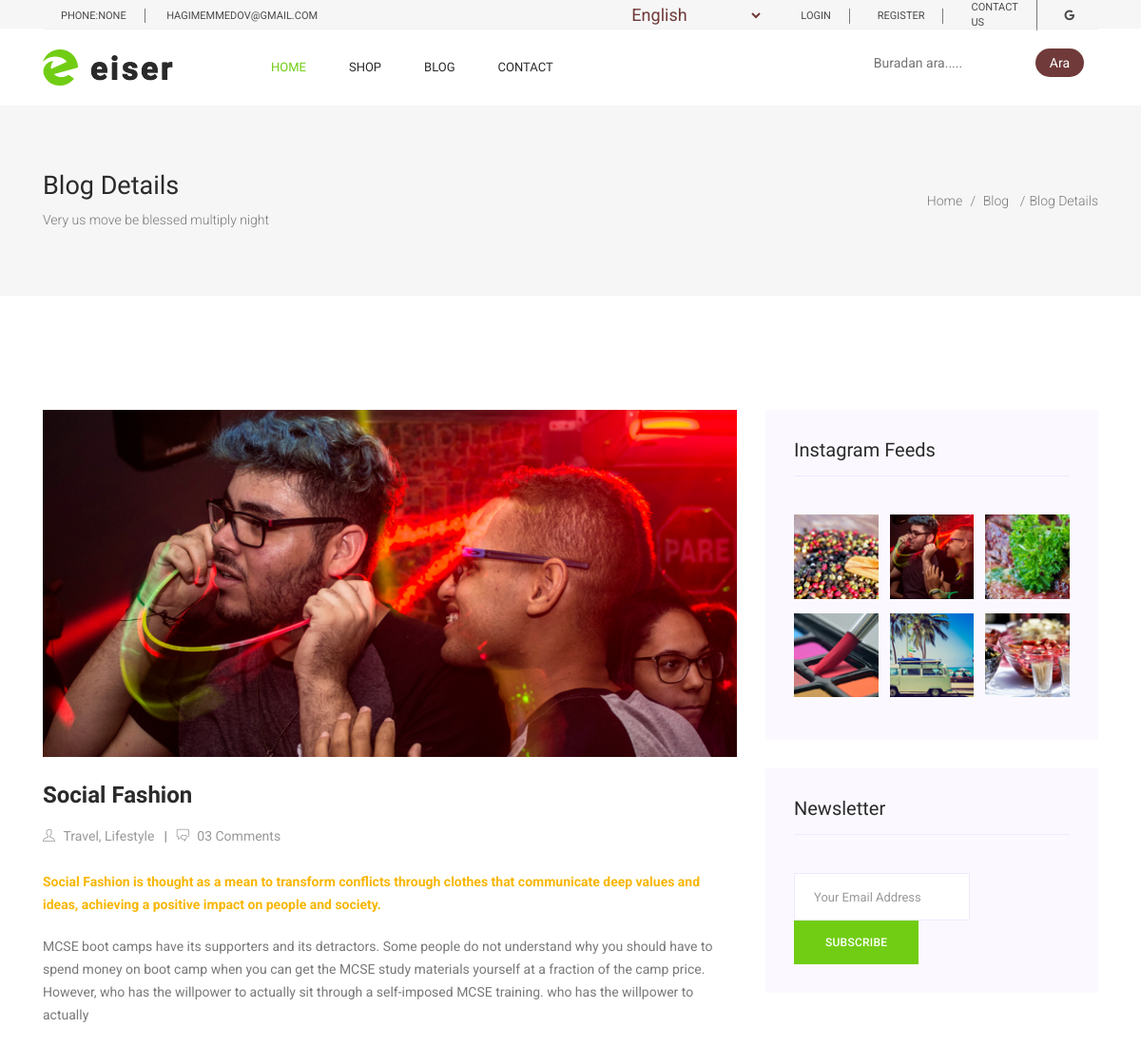
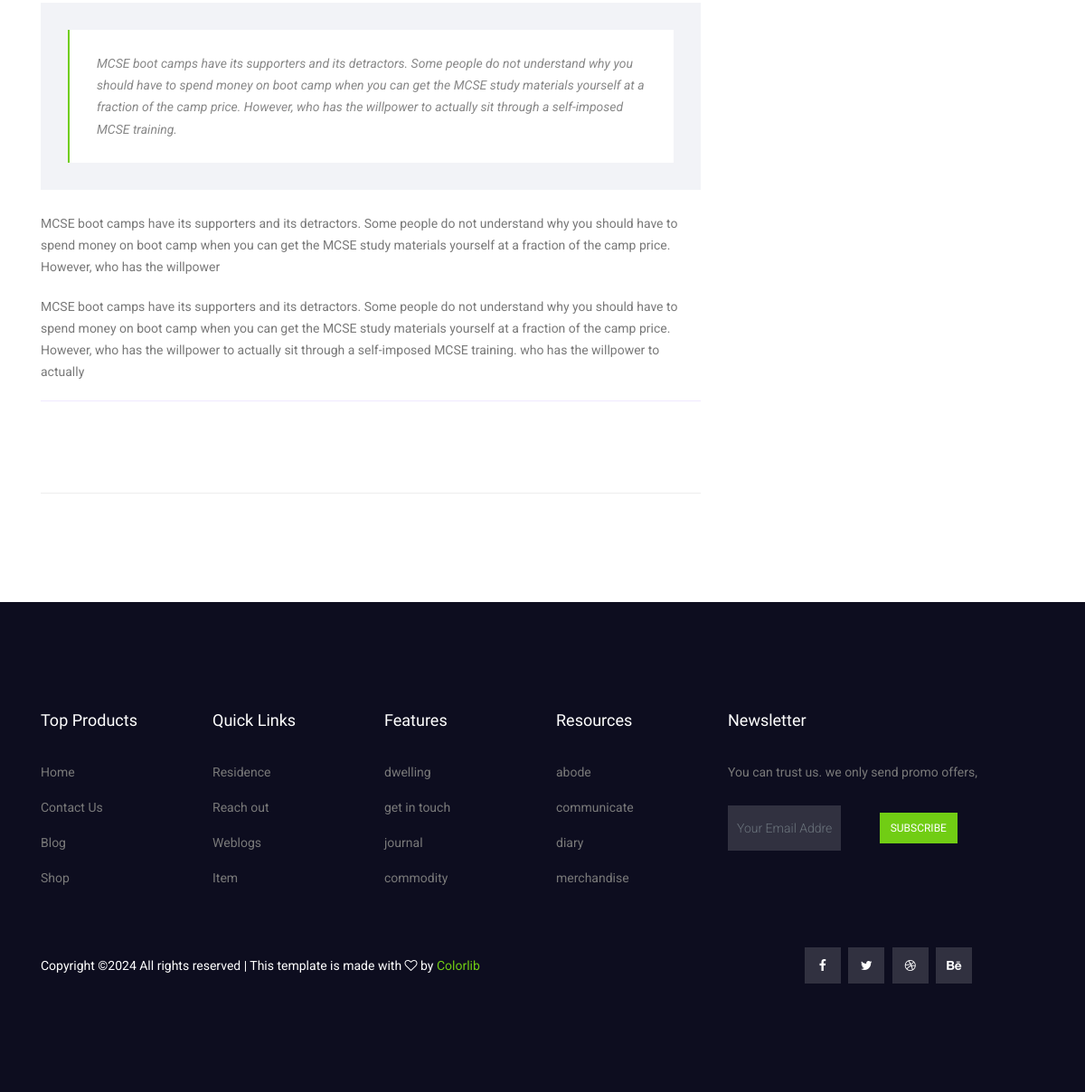
/en/singleblog/social-fashion/, run on the app's committed database (2 pictures, top to bottom).
### core/models.py (models this page shows, shortened)
class Basemodel(models.Model):
    created_at = models.DateTimeField(auto_now_add = True)
    updated_at = models.DateTimeField(auto_now = True)
    is_active = models.BooleanField(default = True)
    class Meta:
        abstract = True

class Setting(Basemodel):
    name = models.CharField(max_length=50, null=True, blank=True)
    address = models.CharField(max_length=100, null=True, blank=True)
    phone = models.CharField(max_length=50, null=True, blank=True)
    email = models.EmailField(null=True, blank=True)
    facebook = models.URLField(null=True, blank=True)
    twitter = models.URLField(null=True, blank=True)
    dribbble = models.URLField(null=True, blank=True)
    behance = models.URLField(null=True, blank=True)
    logo = models.ImageField(upload_to='media/blog/')
    blog_bg_image = models.ImageField(upload_to='media/blog/')
    blog_title = models.CharField(max_length=100, null=True, blank=True)
    contact_title = models.CharField(max_length=100, null=True, blank=True)
    class Meta:
        verbose_name=_('Setting')
        verbose_name_plural=_('Setting')

class Blog(Basemodel):
    slug = models.SlugField(max_length=100,null=True,blank=True,unique = True)
    title = models.CharField(max_length=100)
    description = models.TextField()
    image = models.ImageField(upload_to='media/blog/')
    class Meta:
        verbose_name=_('Blog')
        verbose_name_plural=_('Blogs')
        ordering = ('created_at',)

### core/views.py (the view)
# urls.py: path('singleblog/<str:blog_slug>/',singleblog,name='single-blog'),
def singleblog(request,blog_slug):
    blog = Blog.objects.get(slug=blog_slug)
    context = {
             'title':blog.title,
             'blog':blog
             }
    return render(request,'single-blog.html',context=context)

### core/forms.py
class SubscriberForm(ModelForm):
    class Meta:
        model = Subscriber
        fields = ['email']
        widgets = {
            'email': forms.EmailInput(attrs={'placeholder':'Your Email Address', 'class':'form-control'}),
        }

### core/context_processors/context_processors.py (called while the page is built)
def my_setting_func(request):
    setting_data = Setting.objects.last()
    subscriber_form = SubscriberForm()  # Create a form instance
    if request.method == 'POST':
        form = SubscriberForm(request.POST)
        if form.is_valid():
            form.save()
            subscriber_form = SubscriberForm()
    return{
        'setting_data':setting_data,
        'subscriber_form': subscriber_form
    }

### core/templates/single-blog.html (shortened to what this page needs)
{% extends 'base.html' %}
{% load static %}
{% block  content %}
    <section class="banner_area">
      <div class="banner_inner d-flex align-items-center">
        <div class="container">
          <div
            class="banner_content d-md-flex justify-content-between align-items-center"
          >
            <div class="mb-3 mb-md-0">
              <h2>Blog Details</h2>
              <p>Very us move be blessed multiply night</p>
            </div>
            <div class="page_link">
              <a href="index.html">Home</a>
              <a href="blog.html">Blog </a>
              <a href="single-blog.html">Blog Details</a>
            </div>
          </div>
        </div>
      </div>
    </section>
	<section class="blog_area single-post-area section_gap">
			<div class="container">
					<div class="row">
							<div class="col-lg-8 posts-list">
									<div class="single-post">
													<div class="feature-img">
															<img class="img-fluid" src="{{blog.image.url}}" alt="">
													</div>
											<div class="blog_details">
													<h2>{{blog.title}}</h2>
                          <ul class="blog-info-link mt-3 mb-4">
                              <li><a href="#"><i class="ti-user"></i> Travel, Lifestyle</a></li>
                              <li><a href="#"><i class="ti-comments"></i> 03 Comments</a></li>
                            </ul>
													<p >
                            <b>{{ blog.description }}</b>
													</p>
													<p>
															MCSE boot camps have its supporters and its detractors.
                              Some people do not understand why you should have to spend money on boot camp when you can get the MCSE study materials yourself at a fraction of the camp price.
                              However, who has the willpower to actually sit through a self-imposed MCSE training. who has the willpower to actually
                          </p>
                          <div class="quote-wrapper">
                            <div class="quotes">
                                MCSE boot camps have its supporters and its detractors.
                                 Some people do not understand why you should have to spend money on boot camp when you can get the MCSE study materials yourself at a fraction of the camp price.
                                 However, who has the willpower to actually sit through a self-imposed MCSE training.
                            </div>
                          </div>
                          <p>
                              MCSE boot camps have its supporters and its detractors.
                              Some people do not understand why you should have to spend money on boot camp when you can get the MCSE study materials yourself at a fraction of the camp price.
                              However, who has the willpower
                          </p>
                          <p>
                              MCSE boot camps have its supporters and its detractors.
                              Some people do not understand why you should have to spend money on boot camp when you can get the MCSE study materials yourself at a fraction of the camp price.
                              However, who has the willpower to actually sit through a self-imposed MCSE training. who has the willpower to actually
                          </p>
											</div>
                  </div>
                  <div class="navigation-top">
                    <div class="navigation-area">
                        <div class="row">
                            <div class="col-lg-6 col-md-6 col-12 nav-left flex-row d-flex justify-content-start align-items-center">
                                <div class="arrow">
                                    <a href="#">
                                    </a>
                                </div>
                            </div>
                        </div>
                    </div>
                  </div>
							</div>
							<div class="col-lg-4">
                <div class="blog_right_sidebar">
                      <aside class="single_sidebar_widget instagram_feeds">
                        <h4 class="widget_title">Instagram Feeds</h4>
                        <ul class="instagram_row flex-wrap">
                            <li>
                                <a href="#">
                                  <img class="img-fluid" src="{% static 'img/instagram/widget-i1.png' %}" alt="">
                                </a>
                            </li>
                            <li>
                                <a href="#">
                                  <img class="img-fluid" src="{% static 'img/instagram/widget-i2.png' %}" alt="">
                                </a>
                            </li>
                            <li>
                                <a href="#">
                                  <img class="img-fluid" src="{% static 'img/instagram/widget-i3.png' %}" alt="">
                                </a>
                            </li>
                            <li>
                                <a href="#">
                                  <img class="img-fluid" src="{% static 'img/instagram/widget-i4.png' %}" alt="">
                                </a>
                            </li>
                            <li>
                                <a href="#">
                                  <img class="img-fluid" src="{% static 'img/instagram/widget-i5.png' %}" alt="">
                                </a>
                            </li>
                            <li>
                                <a href="#">
                                  <img class="img-fluid" src="{% static 'img/instagram/widget-i6.png' %}" alt="">
                                </a>
                            </li>
                        </ul>
                      </aside>
                      <aside class="single_sidebar_widget newsletter_widget">
                        <h4 class="widget_title">Newsletter</h4>
                        <form method='post'class="form-inline">
                          <div class="wrap-input1 w-full p-b-4">
                            {{subscriber_form.email}}
                          </div>
                          <div class="p-t-18">
                            <button class="main_btn rounded-0 w-100">
                              Subscribe
                            </button>
                          </div>
                        </form>
                      </aside>
                  </div>
							</div>
					</div>
			</div>
	</section>
  {% endblock %}

### core/templates/partials/header.html (shortened to what this page needs)
{%load static%}
{% load i18n %}
<header class="header_area">
    <div class="top_menu">
        <div class="container">
          <div class="row">
            <div class="col-lg-7">
              <div class="float-left">
                <p>Phone:{{setting_data.phone}}</p>
                <p>{{setting_data.email}}</p>
              </div>
            </div>
            <div class="col-lg-5">
              <div class="float-right">
                <ul class="right_side">
                  <li>
                    <form  action="{% url 'set_language' %}" method="post" class="language-form" >
                        <select name="language" id="language" onchange="this.form.submit()">
                            {% get_current_language as LANGUAGE_CODE %}
                            {% get_available_languages as LANGUAGES %}
                            {% get_language_info_list for LANGUAGES as languages %}
                            {% for language in languages %}
                                <option value="{{ language.code }}" {% if language.code == LANGUAGE_CODE %}selected{% endif %}>
                                    {{ language.name_local }}
                                </option>
                            {% endfor %}
                        </select>
                      </form>
                  </li>
                  <li>
                    {% if user.is_authenticated %}
                            <li><a href="{% url 'logout' %}">Logout</a></li>
                            {% else %}
                            <li><a href="{% url 'login' %}">Login</a></li>
                            <li><a href="{% url 'register' %}">Register</a></li>
                            {% endif %}
                  </li>
                  <li>
                    <a href="contact.html">
                      Contact Us
                    </a>
                  </li>
                  <li>
                    <a href="{% url 'social:begin' 'google-oauth2' %}">
                        <i class="fa-brands fa-google"></i>
                    </a>
                </li>
                </ul>
              </div>
            </div>
          </div>
        </div>
      </div>
    <div class="main_menu">
        <div class="container">
            <nav class="navbar navbar-expand-lg navbar-light w-100">
                <a class="navbar-brand logo_h" href="{% url 'index' %}">
                    <img src="{{ setting_data.logo.url }}" alt="" />
                </a>
                <div class="collapse navbar-collapse offset w-100" id="navbarSupportedContent">
                    <div class="row w-100 mr-0">
                        <div class="col-lg-5 pr-0">
                            <ul class="nav navbar-nav center_nav pull-right">
                                <li class="nav-item active">
                                    <a class="nav-link" href="{% url 'index' %}">Home</a>
                                </li>
                                <li class="nav-item submenu dropdown">
                                    <a class="nav-link" href="{% url 'shop' %}">Shop</a>
                                </li>
                                <li class="nav-item submenu dropdown">
                                    <a class="nav-link" href="{% url 'blog' %}">Blog</a>
                                </li>
                                <li class="nav-item">
                                    <a class="nav-link" href="{% url 'contact_us' %}">Contact</a>
                                </li>
                            </ul>
                        </div>
                        <div class="col-lg-7 pr-0">
                            <ul class="nav navbar-nav navbar-right right_nav pull-right">
                              <div class="nav-elemanları">
                                <li class="nav-elemani">
                                    <form action="{% url 'all-search' %}" method="post" class="arama-formu">
                                        <input type="text" name="all_search" placeholder="Buradan ara.....">
                                        <button type="submit">Ara</button>
                                    </form>
                                </li>
                            </div>
                            </ul>
                        </div>
                    </div>
                </div>
            </nav>
        </div>
    </div>

### core/templates/base.html (style rules this page uses)
.top_menu ul.right_side { display: flex; align-items: center; justify-content: space-between; list-style: none; padding: 0; margin: 0; }
.top_menu ul.right_side li { margin-right: 10px; }
.nav-elemanları { display: inline-block; }
.nav-elemanları .nav-elemani { margin: 20px; }
.nav-elemanları .nav-elemani .arama-formu { display: flex; align-items: center; }
.nav-elemanları .nav-elemani .arama-formu input[type="text"] { height: 30px; border-radius: 15px; border: none; padding: 0 10px; }
.nav-elemanları .nav-elemani .arama-formu button { height: 30px; border-radius: 15px; border: none; background-color: rgb(112, 58, 58); color: white; padding: 0 15px; cursor: pointer; }
.language-form select { width: auto; height: 30px; border-radius: 15%; border: none; color: rgb(112, 58, 58); font-size: 18px; padding: 0 10px; background-color: transparent; cursor: pointer; }
.right_side { list-style: none; padding: 0; margin: 0; }
.right_side li { display: inline-block; margin-right: 10px; }
.right_side li:last-child { margin-right: 0; }

### data on the page
Setting: phone "NONE", email "HAGIMEMMEDOV@GMAIL.COM", logo (picture)
Blog: image (picture), title "Social Fashion", description "Social Fashion is thought as a mean to transform conflicts through clothes that communicate deep values and ideas, achieving a positive impact on people and society."

### other printed values
form field language "English"
